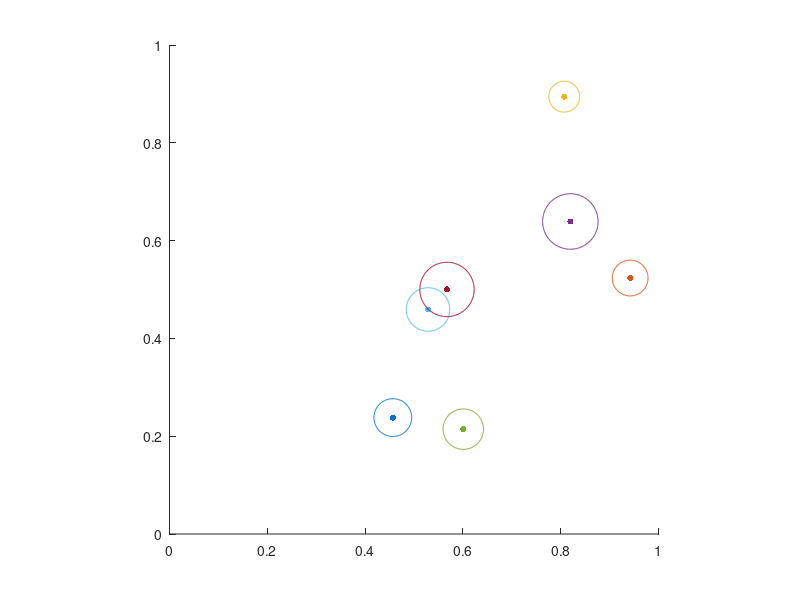

Source code (MATLAB): (Note: this script raises an error after producing the figure.)
function world = voronoi_subdivision_2d
close all
addpath('ocTree');

n = 7;
o = rand(2,n); r = 0.02+0.05*rand(1,n);
show_objects(o,r);
% show_cont_grad(o,r);

% keyboard
world = ywOcTree2d('maxDepth',6);
world.Objects = {o,r};
world.divide(1);
world.plot();

% visualize octree construction
cc = get(groot, 'DefaultAxesColorOrder');
binLeaf = find(world.getIdxIsLeaf());
for i = 1:numel(binLeaf)
    binNo = binLeaf(i);
    binMinMax = world.BinBoundaries(binNo,:);
    pts = binMinMax([1 2; 1 4; 3 4; 3 2])';
    objID = world.queryNN(pts);
    if all(objID==objID(1)), continue; end
    scatter(pts(1,:), pts(2,:), 5, cc(objID,:), 'fill');
    patch(pts(1,:), pts(2,:), reshape(cc(objID,:),4,1,3),'facealpha',0.3,'edgecolor','interp');
end

%% visualize topology
binLeaf = find(world.getIdxIsLeaf());
E=zeros(2,0); V=zeros(2,0);
for i = 1:numel(binLeaf)
    binNo = binLeaf(i);
    binMinMax = world.BinBoundaries(binNo,:);
    pts = binMinMax([1 2; 1 4; 3 4; 3 2])';
    objID = world.queryNN(pts);
    if all(objID==objID(1)), continue; end
    
    if numel(unique(objID))==1, continue; end;
    
    faces = [1 2; 2 3; 3 4; 4 1];
    cut = objID(faces(:,1))~=objID(faces(:,2));
    voronoi_pts = (pts(:,faces(cut,1)) + pts(:,faces(cut,2)))/2;
    E = [E voronoi_pts];
    if numel(unique(objID))>=3,          
        V = [V mean(pts,2)];
    end
end
scatter(E(1,:), E(2,:), 5, 'k', 'fill');
scatter(V(1,:), V(2,:), 8, '^k', 'fill');

function show_objects(o,r)

cc = get(groot, 'DefaultAxesColorOrder');
n = size(o,2);
figure; scatter(o(1,:),o(2,:),20, cc(1:n,:), 'fill'); axis([0 1 0 1]); axis equal
t=0:pi/100:2*pi; 
hold on; plot(repmat(o(1,:),numel(t),1)+repmat(r,numel(t),1).*repmat(cos(t)',1,n), repmat(o(2,:),numel(t),1)+repmat(r,numel(t),1).*repmat(sin(t)',1,n))

function [x,y,px,py]=show_cont_grad(o,r)
[x,y] = meshgrid(0:0.025:1, 0:0.025:1);
z=zeros(size(x));
for i=1:numel(x)
    p = [x(i);y(i)];
    z(i) = objective(p,o,r);
end
hold on;
contour(x,y,z);
[px,py] = gradient(z,0.025,0.025);    % numerical gradient
quiver(x,y,px,py);

function val = objective(p,o,r)
n = size(o,2);
delta = repmat(p,1,n)-o;
%     hold on; quiver(p(1)*ones(1,n), p(2)*ones(1,n), delta(1,:),delta(2,:),'r');
dist = sqrt(sum(delta.^2)) - r;
[~,ind] = sort(dist);           % indices nearest
nn = 3;
dist_nn = dist(ind(1:nn));        % distances to nearest 3
val = sum(dist_nn.^2)-1/nn*sum(dist_nn)^2;